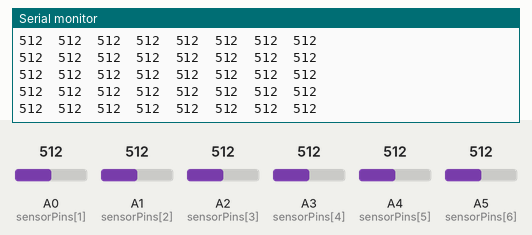
Bench run of a sketch on a simulated Arduino Uno, built with avr-gcc and run on an emulated ATmega328P. On the bench: the last lines printed to the serial monitor. Inputs (shaded band) come from the test bench; at power-on: A0 (sensorPins[1]) = 512, A1 (sensorPins[2]) = 512, A4 (sensorPins[5]) = 512, A2 (sensorPins[3]) = 512, A3 (sensorPins[4]) = 512, A5 (sensorPins[6]) = 512.

Above: at 1.2 s.
1.3 s: A0 (sensorPins[1]) set to 106
At 1.33 s:
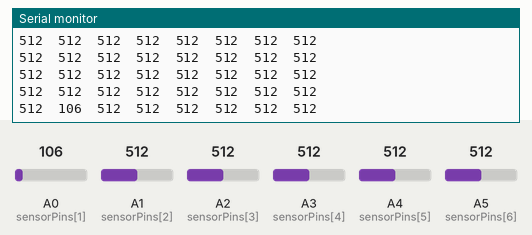
4.3 s: A0 (sensorPins[1]) set to 89
At 4.4 s:
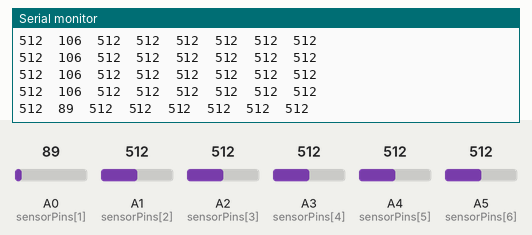
5.8 s: A1 (sensorPins[2]) set to 109
At 5.83 s:
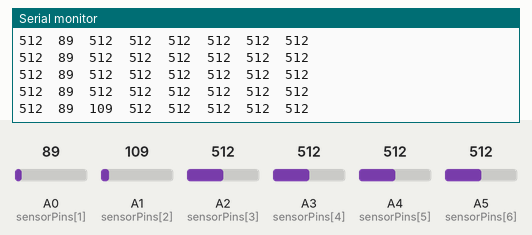
8.8 s: A1 (sensorPins[2]) set to 95
At 8.89 s:
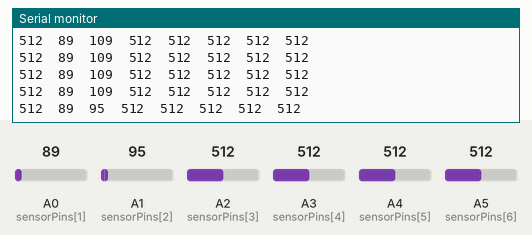
10.3 s: A4 (sensorPins[5]) set to 104
At 10.32 s:
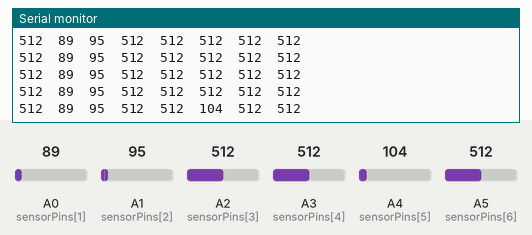
13.3 s: A4 (sensorPins[5]) set to 94
At 13.38 s:
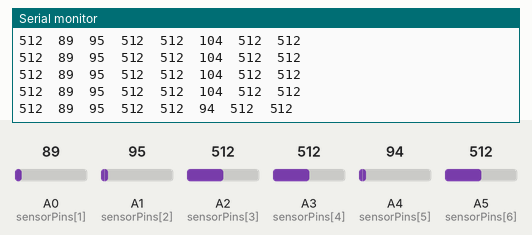
Timing chart, 0 to 15.8 s (numbered marks = the images above; inputs shaded):
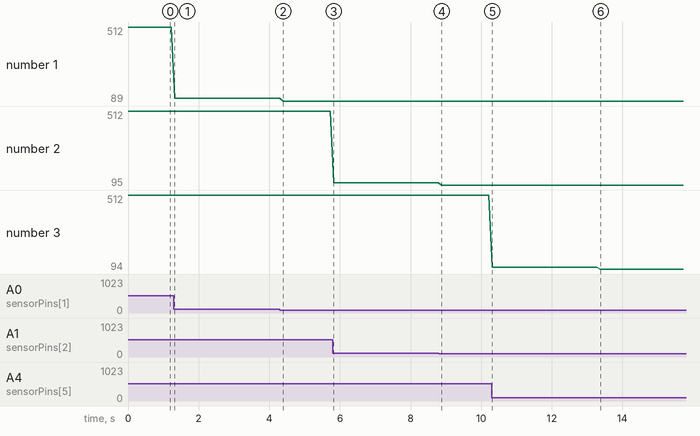

The sketch:

IR_Line_Follower_Module.ino
```cpp
// CODE FOR RLS-08.
// THE CODE WILL PRINT 1 WHEN THE SENSOR DETECTS A BLACK LINE.

int sensorPins[8] = {10, A0, A1, A2, A3, A4, A5, 11};
int values[8];

void setup() {
  Serial.begin(9600);
}

void loop() {
  for (int i = 0; i < 8; i++) {
    values[i] = analogRead(sensorPins[i]);
    Serial.print(values[i]);
    Serial.print('\t');
  }
  Serial.println();
  delay(100);
}
```

Measured:
- after the input at 1.3 s, the serial monitor: prints a new line at once (image 1)
- after the input at 4.3 s, the serial monitor: prints a new line after 0.09 s (image 2)
- after the input at 5.8 s, the serial monitor: prints a new line at once (image 3)
- after the input at 8.8 s, the serial monitor: prints a new line after 0.09 s (image 4)
- after the input at 10.3 s, the serial monitor: prints a new line at once (image 5)
- after the input at 13.3 s, the serial monitor: prints a new line after 0.08 s (image 6)
- plotted number 1: 512 → 106 after the input at 1.3 s, 106 → 89 after the input at 4.3 s
- plotted number 2: 512 → 109 after the input at 5.8 s, 109 → 95 after the input at 8.8 s
